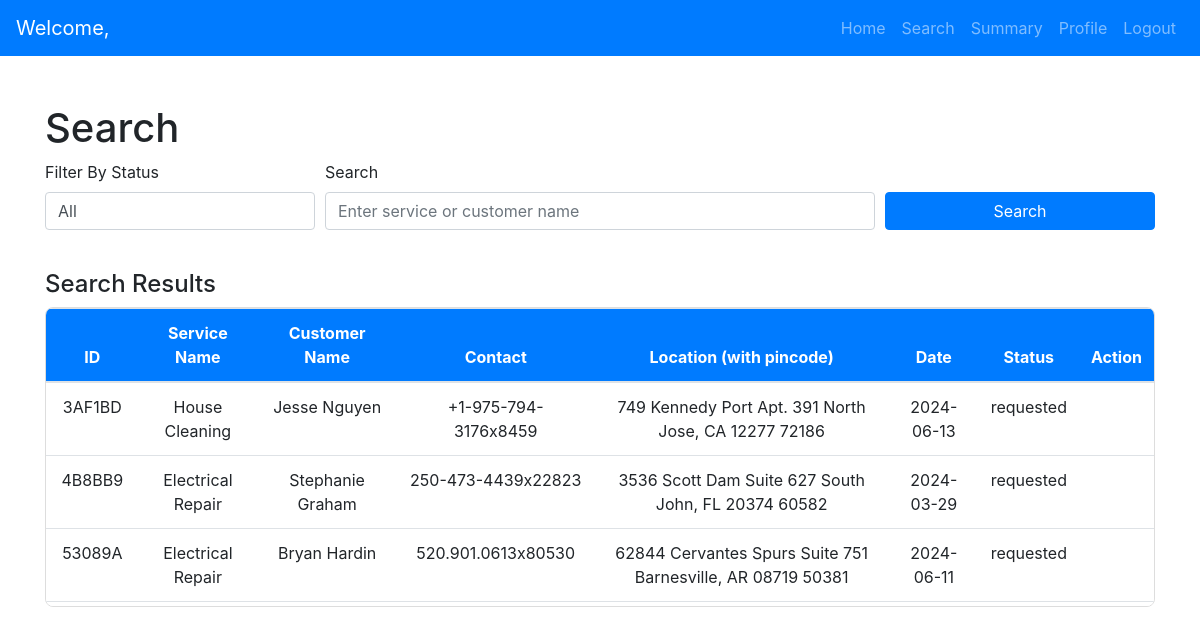
/professional_search, run on the app's committed database.
### models.py (models this page shows, shortened)
class Request(db.Model):
    __tablename__ = 'requests'
    id = db.Column(db.String(6), primary_key=True, default=generate_unique_id, unique=True)
    customer_id = db.Column(db.String(6), db.ForeignKey('customers.id'), nullable=False)
    professional_id = db.Column(db.String(6), db.ForeignKey('professionals.id'), nullable=True)
    service_id = db.Column(db.String(6), db.ForeignKey('services.id', ondelete="SET NULL"), nullable=True)
    status = db.Column(db.String(50), nullable=False)
    request_date = db.Column(db.Date, nullable=False)
    completion_date = db.Column(db.DateTime, nullable=True)
    rejected_by = db.Column(SQLiteJSON, default=list)
    fee = db.Column(db.Float, nullable=True)
    professional = db.relationship('Professional', backref='requests')
    service = db.relationship('Service', back_populates='requests')
    customer = db.relationship('Customer', backref='requests')
    feedbacks = db.relationship('Feedback', back_populates='request', lazy=True)

class Service(db.Model):
    __tablename__ = 'services'
    id = db.Column(db.String(6), primary_key=True, default=generate_unique_id, unique=True)
    service_name = db.Column(db.String(100), nullable=False)
    service_description = db.Column(db.Text, nullable=True)
    price = db.Column(db.Float, nullable=False)
    duration = db.Column(db.Float, nullable=True)
    requests = db.relationship('Request', back_populates='service', lazy=True, passive_deletes=True)

class User(db.Model, UserMixin):
    __tablename__ = 'users'
    id = db.Column(db.String(6), primary_key=True, default=generate_unique_id, unique=True)
    name = db.Column(db.String(150), nullable=False)
    email = db.Column(db.String(150), unique=True, nullable=False)
    _password = db.Column("password", db.String(500), nullable=False)
    address = db.Column(db.String(300), nullable=True)
    pincode = db.Column(db.String(10), nullable=True)
    phone_number = db.Column(db.String(15), nullable=True)
    role = db.Column(db.String(50), nullable=False)
    __mapper_args__ = {
    'polymorphic_identity': 'user',
    'polymorphic_on': role,
    }
    @property
    def password(self):
        raise AttributeError("Password is not readable!")
    @password.setter
    def password(self, password):
        self._password = generate_password_hash(password, method="pbkdf2:sha256")

### app.py (the view, shortened to what this page needs)
@app.route('/professional_search', methods=['GET'])
def professional_search():
    professional_id = session.get('user_id')
    professional = Professional.query.get(professional_id)
    status = request.args.get('status', '')
    search_query = request.args.get('search_query', '')
    query = Request.query.filter_by(professional_id=professional_id)
    if status:
        query = query.filter_by(status=status)
    filtered_data = query.all()
    return render_template(
        'professional/professional_search.html',
        filtered_data=filtered_data,
        status=status,
        search_query=search_query,
        professional=professional
    )

### templates/professional/professional_search.html (shortened to what this page needs)
    <!DOCTYPE html>
    <html lang="en">
    <head>
        <link href="https://stackpath.bootstrapcdn.com/bootstrap/4.5.2/css/bootstrap.min.css" rel="stylesheet">
    </head>
    <body>
        {% extends 'base.html' %}
    {% block navbar %}
        {% include 'navbars/professional_navbar.html' %}
    {% endblock %}
    {% block content %}
    <div class="container mt-5">
        <h1>Search</h1>
        <form method="GET" action="{{ url_for('professional_search') }}">
            <div class="form-row">
                <div class="form-group col-md-3">
                    <label for="status">Filter By Status</label>
                    <select id="status" name="status" class="form-control">
                        <option value="">All</option>
                    </select>
                </div>
                <div class="form-group col-md-6">
                    <label for="search_query">Search</label>
                    <input type="text" class="form-control" id="search_query" name="search_query" value="{{ search_query }}" placeholder="Enter service or customer name">
                </div>
                <div class="form-group col-md-3 align-self-end">
                    <button type="submit" class="btn btn-primary btn-block">Search</button>
                </div>
            </div>
        </form>
        {% if filtered_data %}
            <div class="container-box mt-4">
                <h4>Search Results</h4>
                <div class="table-container">
                    <table class="table table-hover">
                        <thead>
                            <tr>
                                <th>ID</th>
                                <th>Service Name</th>
                                <th>Customer Name</th>
                                <th>Contact</th>
                                <th>Location (with pincode)</th>
                                <th>Date</th>
                                <th>Status</th>
                                <th>Action</th>
                            </tr>
                        </thead>
                        <tbody>
                            {% for request in filtered_data %}
                            <tr>
                                <td>{{ request.id }}</td>
                                <td>{{ request.service.service_name }}</td>
                                <td>{{ request.customer.name }}</td>
                                <td>{{ request.customer.phone_number }}</td>
                                <td>{{ request.customer.address }} {{ request.customer.pincode }}</td>
                                <td>{{ request.request_date }}</td>
                                <td>{{ request.status }}</td>
                                <td>
                                </td>
                            </tr>
                            {% endfor %}
                        </tbody>
                    </table>
                </div>
            </div>
        {% else %}
            <div class="alert alert-info mt-4">No results found.</div>
        {% endif %}
    </div>
    {% endblock %}

### templates/professional/professional_search.html (style rules this page uses)
body { font-family: Arial, sans-serif; background: #f7f8fc; margin: 0; padding: 0; }
.table-container { overflow-y: auto; max-height: 300px; border: 1px solid #ddd; border-radius: 8px; }
.table { width: 100%; border-collapse: collapse; }
.table th { background-color: #007bff !important; color: white !important; position: sticky; top: 0; z-index: 2; text-align: center; }
.table td { text-align: center; vertical-align: middle; }

### data on the page
Request: id "3AF1BD", service.service_name "House Cleaning", customer.name "Jesse Nguyen", customer.phone_number "+1-975-794-3176x8459", customer.address "749 Kennedy Port Apt. 391 North Jose, CA 12277", customer.pincode "72186", request_date "2024-06-13", status "requested"
Request: id "4B8BB9", service.service_name "Electrical Repair", customer.name "Stephanie Graham", customer.phone_number "250-473-4439x22823", customer.address "3536 Scott Dam Suite 627 South John, FL 20374", customer.pincode "60582", request_date "2024-03-29", status "requested"
Request: id "53089A", service.service_name "Electrical Repair", customer.name "Bryan Hardin", customer.phone_number "520.901.0613x80530", customer.address "62844 Cervantes Spurs Suite 751 Barnesville, AR 08719", customer.pincode "50381", request_date "2024-06-11", status "requested"
